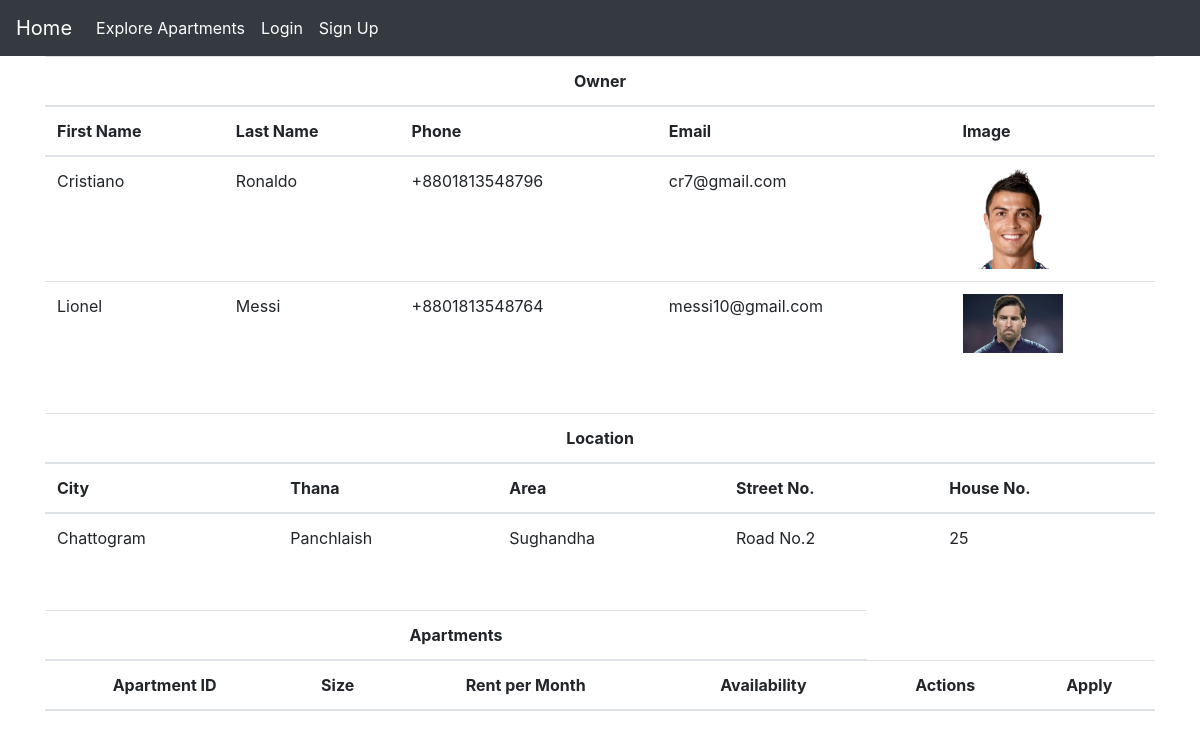
The app's page /displayApartment.php?id=12345, older data.
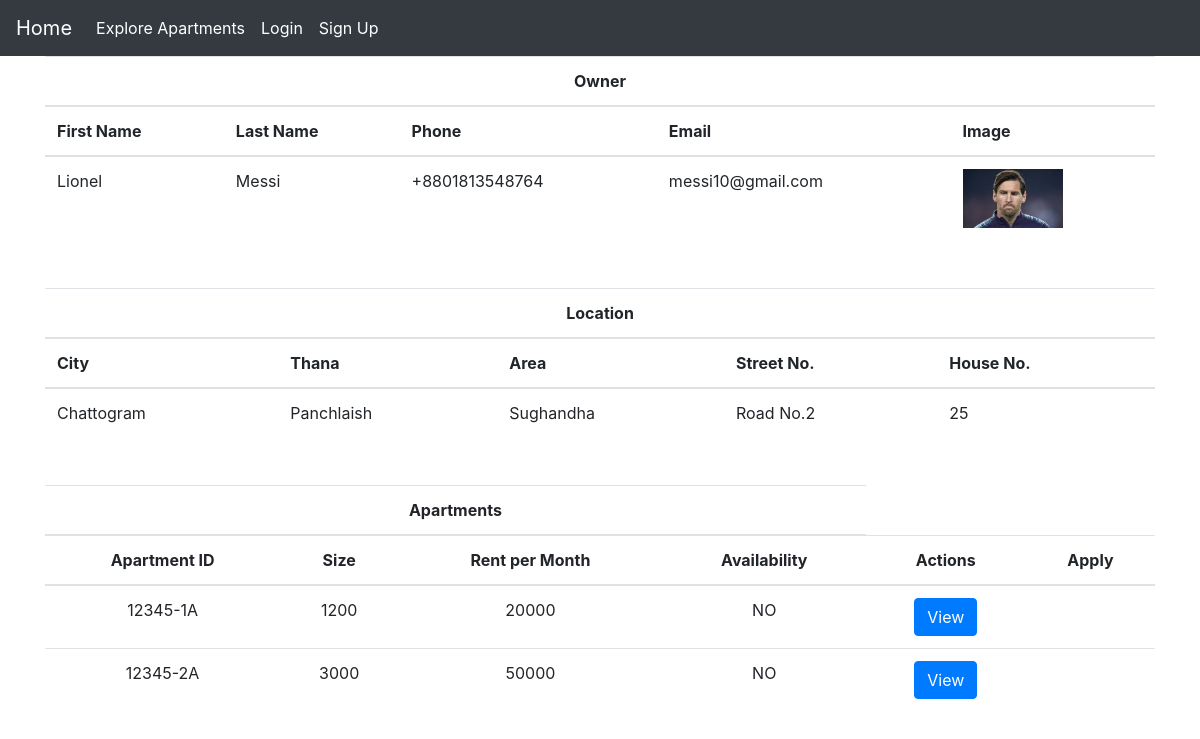
The same page, newer data.
### tables this page shows
CREATE TABLE `owner` (
  `first_name` varchar(100) NOT NULL,
  `last_name` varchar(100) NOT NULL,
  `phone` varchar(100) NOT NULL,
  `email` varchar(100) NOT NULL,
  `image` varchar(100) NOT NULL
);

CREATE TABLE `location` (
  `holdingNumber` bigint(20) NOT NULL,
  `street` varchar(100) NOT NULL,
  `city` varchar(100) NOT NULL,
  `area` varchar(100) NOT NULL,
  `thana` varchar(100) NOT NULL,
  `houseNo` int(100) NOT NULL
);

CREATE TABLE `apartment` (
  `ApartmentID` varchar(100) NOT NULL,
  `holdingNumber` bigint(20) NOT NULL,
  `rentpermonth` double NOT NULL,
  `size` double NOT NULL,
  `availability` tinyint(1) NOT NULL DEFAULT 1,
  `BHK` int(100) NOT NULL,
  `available_from` date DEFAULT NULL
);

### displayApartment.php (the view, shortened to what this page needs)
<?php
    include_once('connect.php');
    if (isset($_GET['id'])) {
        $id = $_GET['id'];
    }
?>
<!doctype html>
<html lang="en">
  <head>
    <link rel="stylesheet" href="https://cdn.jsdelivr.net/npm/bootstrap@4.0.0/dist/css/bootstrap.min.css">
  </head>
  <body>
    <?php
        require_once('home/_nav.php');
    ?>
    <div class="container">
    <table class="table">
        <thead>
                <tr>
                    <th colspan="5" style="text-align:center">Owner</th>
                </tr>
                <tr>
                    <th scope="col">First Name</th>
                    <th scope="col">Last Name </th>
                    <th scope="col">Phone </th>
                    <th scope="col">Email</th>
                    <th scope="col">Image </th>
                </tr>
        </thead>
        <tbody>
            <?php
            if (isset($_GET['id'])) {
                $sql = "select * from `owner` where email= ANY (SELECT email from own where holdingNumber = $id)";
                $result = mysqli_query($con, $sql);
                if ($result) {
                    while ($row = mysqli_fetch_assoc($result)) {
                        if ($row) {
                            $fname = $row['first_name'];
                            $lname = $row['last_name'];
                            $phn = $row['phone'];
                            $email = $row['email'];
                            $img = $row['image'];
                            echo '<tr>
                            <td>' . $fname . '</td>
                            <td>' . $lname . '</td>
                            <td>' . $phn . '</td>
                            <td>' . $email . '</td>
                            <td> <img src="images/'.$img.'" alt="slow connection" width="100px"></td>';
                            echo '</tr>';
                        }
                    }
                }
            }
            ?>
        </tbody>
    </table>
    </div>
    <div class="container my-5" >
    <table class="table">
        <thead>
                <tr>
                    <th colspan="5" style="text-align:center">Location</th>
                </tr>
                <tr>
                    <th scope="col">City</th>
                    <th scope="col">Thana </th>
                    <th scope="col">Area</th>
                    <th scope="col">Street No.</th>
                    <th scope="col">House No.</th>
                </tr>
        </thead>
        <tbody>
            <?php
            if (isset($_GET['id'])) {
                $id = $_GET['id'];
                $sql = "select * from `location` where holdingNumber=$id";
                $result = mysqli_query($con, $sql);
                if ($result) {
                    $row = mysqli_fetch_assoc($result);
                    if ($row) {
                            $city = $row['city'];
                        $thana = $row['thana'];
                        $area = $row['area'];
                        $strt = $row['street'];
                        $house = $row['houseNo'];
                            echo '
                            <td>'.$city.'</td>
                            <td>'.$thana.'</div></td>
                            <td>'.$area.'</div></td>
                            <td>'.$strt.'</div></td>
                            <td>'.$house.'</div></td>
                            </tr>';
                    }
                }
            }
            ?>
    <div class="container my-5">
    <table class="table">
        <thead>
                <tr>
                    <th colspan="4" style="text-align:center">Apartments</th>
                </tr>
                <tr>
                    <th scope="col" style="text-align: center;">Apartment ID</th>
                    <th scope="col" style="text-align: center;">Size </th>
                    <th scope="col" style="text-align: center;">Rent per Month</th>
                    <th scope="col" style="text-align: center;">Availability</th>
                    <th scope="col" style="text-align: center;">Actions</th>
                    <th scope="col" style="text-align: center;">Apply</th>
                </tr>
        </thead>
        <tbody>
            <?php
            if (isset($_GET['id'])) {
                $id = $_GET['id'];
                $sql = "select * from `apartment` where holdingNumber=$id";
                $result=mysqli_query($con, $sql);
                if ($result) {
                    while ($row=mysqli_fetch_assoc($result)) {
                        $aID=$row['ApartmentID'];
                        $size=$row['size'];
                        $rpdn=$row['rentpermonth'];
                        $avl=$row['availability'] ? "YES" : "NO";
                        echo '<tr>
                                <td style="text-align: center;">'.$aID.'</td>
                                <td style="text-align: center;">'.$size.'</td>
                                <td style="text-align: center;">'.$rpdn.'</td>
                                <td style="text-align: center;">'.$avl.'</td>
                                <td style="text-align: center;"><a href="Building/Apartments/view_apartment.php">
                                    <button class="btn btn-primary">View</button></a></td>';
                        if ($row['availability'] && !isset($_SESSION['email'])) {
                            echo '<td style="text-align: center;"><a href="#">
                                <button class="btn btn-success">Apply</button></a></td>';
                        } else
                            echo '<td></td>';
                        echo '</tr>';
                    }
                }
            }
            ?>
    </tbody>
        </table>
    </div>
 </body>
</html>

### home/_nav.php (shortened to what this page needs)
<nav class="navbar navbar-expand-lg navbar-dark bg-dark">
  <a class="navbar-brand" href="index.php">Home</a>
  <div class="collapse navbar-collapse" id="navbarSupportedContent">
    <ul class="navbar-nav mr-auto">
    <li class="nav-item active">
        <a class="nav-link" href="Building/Apartments/index.php">Explore Apartments<span class="sr-only">(current)</span></a>
      </li>
      <?php
            if (!isset($_SESSION['email']) && !isset($_SESSION['type'])) {
              echo '<li class="nav-item active">
                      <a class="nav-link" href="ProfileSystem/login.php">Login <span class="sr-only">(current)</span></a>
                      </li>
                      <li class="nav-item active">
                   <a class="nav-link" href="ProfileSystem/signup.php">Sign Up<span class="sr-only">(current)</span></a>
                    </li>';
            }
            ?>
    </ul>
  </div>
</nav>

Row changes from the older to the newer data that the page shows:
removed owner: first_name "Cristiano", last_name "Ronaldo", phone "+8801813548796", email "cr7@gmail.com", shows a picture
added apartment: ApartmentID "12345-1A", size "1200", rentpermonth "20000", availability "NO"
added apartment: ApartmentID "12345-2A", size "3000", rentpermonth "50000", availability "NO"
